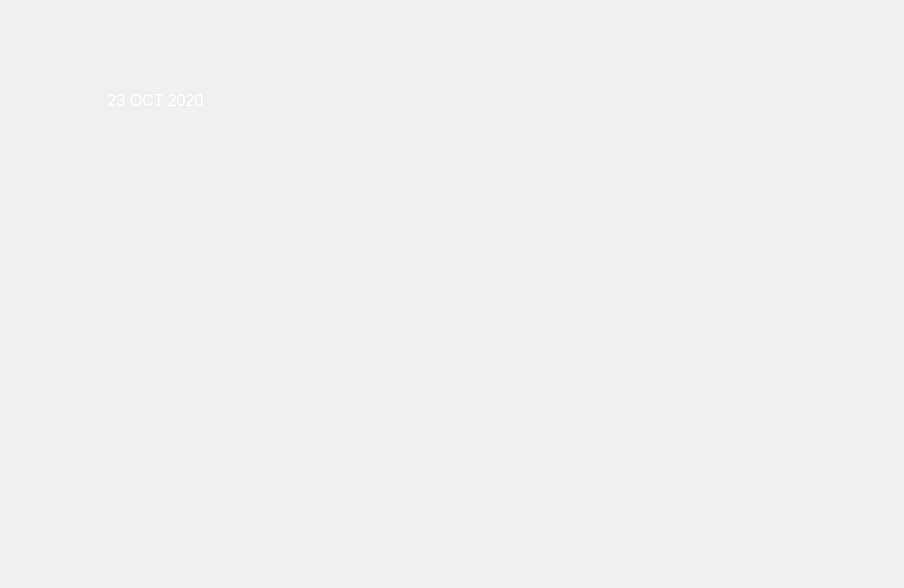
<?xml version="1.0" encoding="UTF-8"?>
<ui version="4.0">
 <class>Form</class>
 <widget class="QWidget" name="Form">
  <property name="geometry">
   <rect>
    <x>0</x>
    <y>0</y>
    <width>904</width>
    <height>588</height>
   </rect>
  </property>
  <property name="windowTitle">
   <string>Form</string>
  </property>
  <widget class="QLabel" name="label">
   <property name="geometry">
    <rect>
     <x>0</x>
     <y>0</y>
     <width>911</width>
     <height>591</height>
    </rect>
   </property>
   <property name="styleSheet">
    <string notr="true"/>
   </property>
   <property name="text">
    <string/>
   </property>
   <property name="pixmap">
    <pixmap>lib/UI-design.JPG</pixmap>
   </property>
   <property name="scaledContents">
    <bool>true</bool>
   </property>
  </widget>
  <widget class="QLabel" name="label_4">
   <property name="geometry">
    <rect>
     <x>190</x>
     <y>90</y>
     <width>521</width>
     <height>381</height>
    </rect>
   </property>
   <property name="text">
    <string/>
   </property>
   <property name="pixmap">
    <pixmap>lib/mid.gif</pixmap>
   </property>
   <property name="scaledContents">
    <bool>true</bool>
   </property>
  </widget>
  <widget class="QLabel" name="label_5">
   <property name="geometry">
    <rect>
     <x>50</x>
     <y>70</y>
     <width>211</width>
     <height>61</height>
    </rect>
   </property>
   <property name="text">
    <string>&lt;html&gt;&lt;head/&gt;&lt;body&gt;&lt;p align=&quot;center&quot;&gt;&lt;span style=&quot; font-size:12pt; color:#ffffff;&quot;&gt;23 OCT 2020&lt;/span&gt;&lt;/p&gt;&lt;/body&gt;&lt;/html&gt;</string>
   </property>
  </widget>
  <widget class="QPushButton" name="exitB">
   <property name="geometry">
    <rect>
     <x>630</x>
     <y>60</y>
     <width>221</width>
     <height>71</height>
    </rect>
   </property>
   <property name="styleSheet">
    <string notr="true">background-image: url(:/redc/lib/exit - Copy.png);
border:none;</string>
   </property>
   <property name="text">
    <string/>
   </property>
  </widget>
 </widget>
 <resources>
  <include location="rec.qrc"/>
 </resources>
 <connections/>
</ui>
